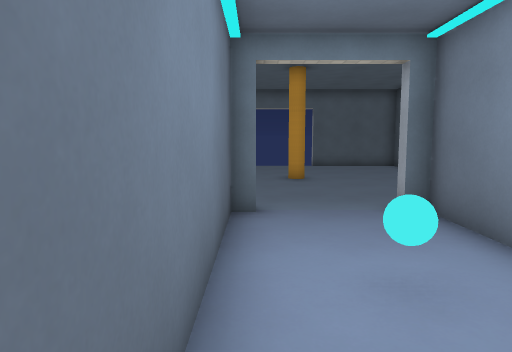
View 1 (above)

15 first-person views from a walk through a 3-D level made in the Godot game engine. The camera is 1.5 m above the floor, tilts 6° down and sees 70° across. The floor is counted in squares, 1 m on a side. Each view is taken from the middle of a square. On the plan, view 1 faces up. The plan holds only what a view shows up to about 16 squares ahead; the rest is blank. Characters and animated objects are left out. Surface patterns are stand-ins for the level's own textures.

View 2
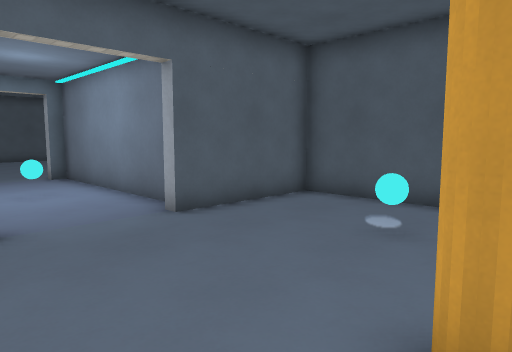

View 3
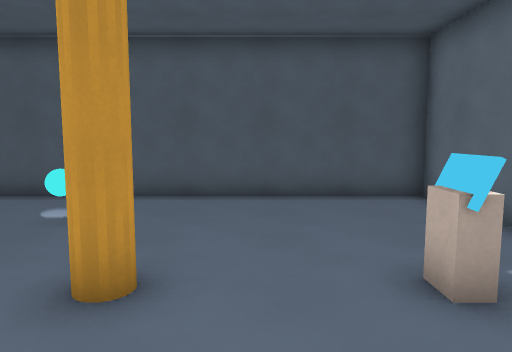

View 4
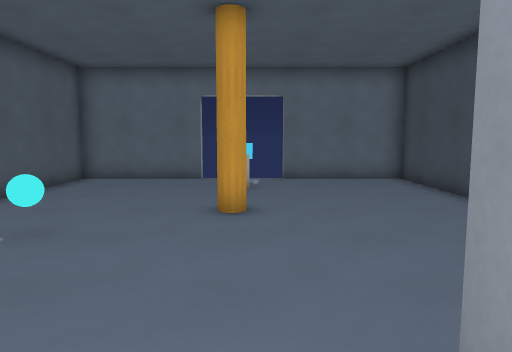

View 5
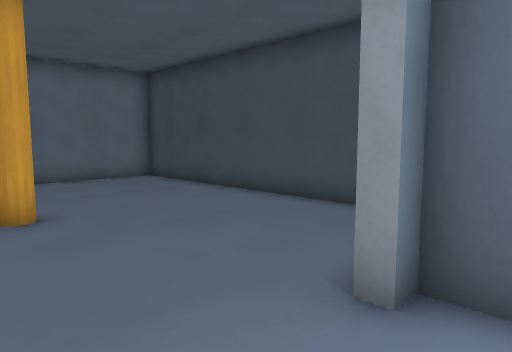

View 6
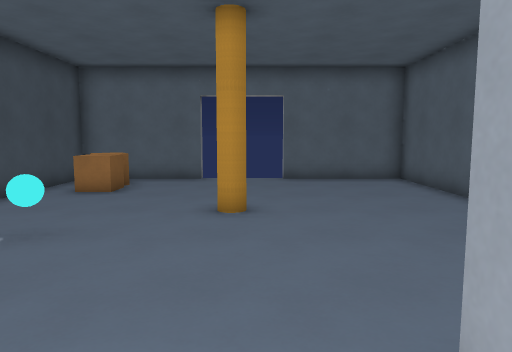

View 7
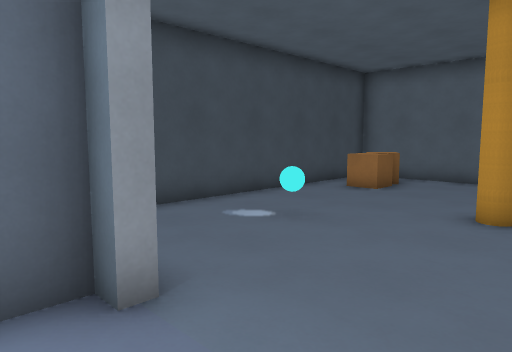

View 8
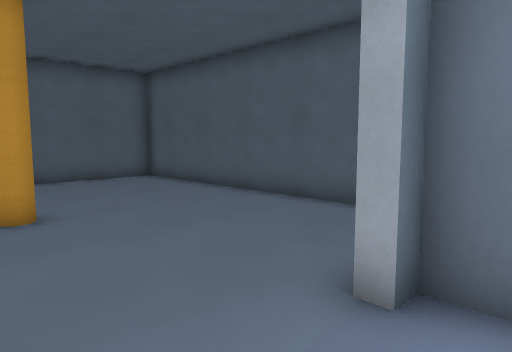

View 9
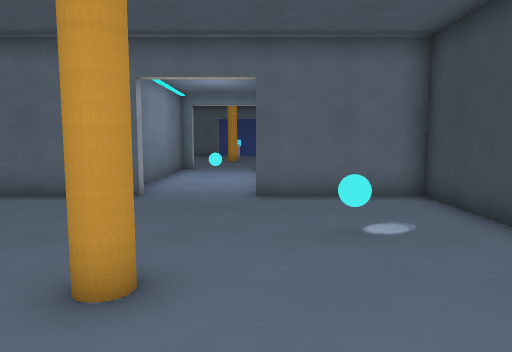

View 10
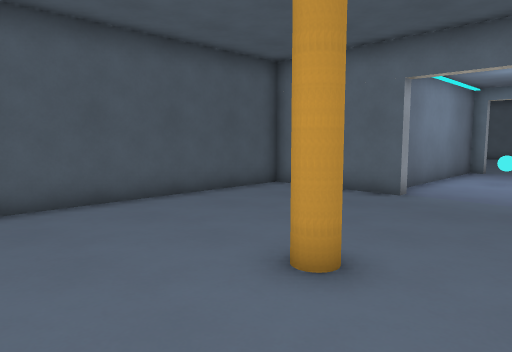

View 11
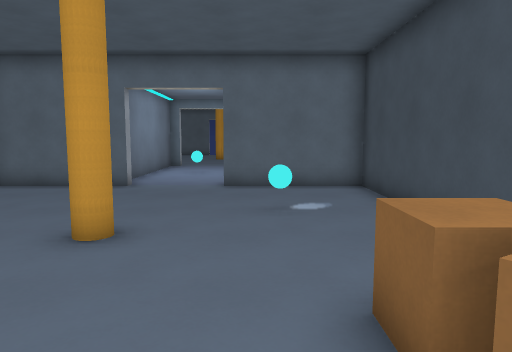

View 12
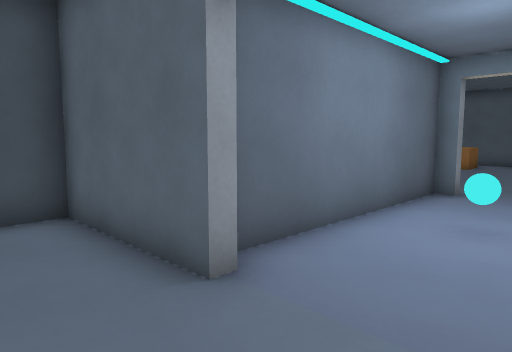

View 13
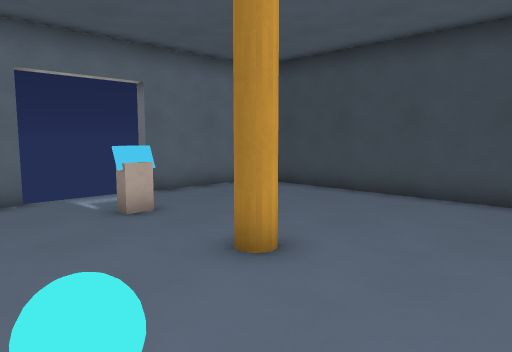

View 14
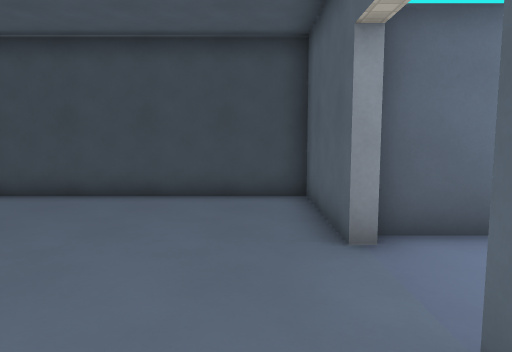

View 15
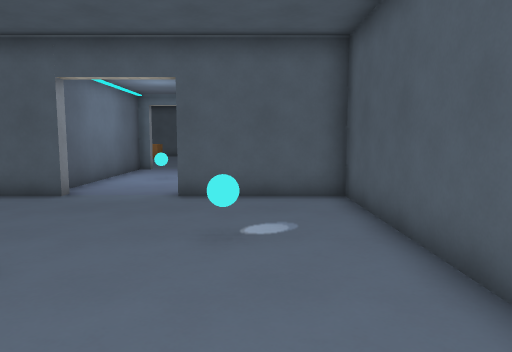

### Floor plan
Ten units are one square. View 1 is at (0, 0); x grows to the right and y downward. Boxes are objects, and circles mark ways between rooms. Rooms are numbered by the first view taken in them; rooms with no view inside come last. Other rooms are left out.
<svg viewBox="-48 -205 126 340">
<path fill="none" stroke="#000" d="M30 128 30 123 73 123 73 7 30 7 30 3 35 3 35 -73 30 -73M0 -77 0 -73 -5 -73 -5 3 0 3 0 7 -43 7 -43 123 0 123 0 128M0 -198 0 -193 -43 -193 -43 -77 0 -77M30 -73 30 -77 73 -77 73 -193 30 -193"/>
<rect x="5" y="95" width="20" height="10" fill="#bbb"><title>other object</title></rect>
<rect x="5" y="55" width="20" height="20" fill="#bbb"><title>pillar</title></rect>
<rect x="15" y="-35" width="10" height="10" fill="#bbb"><title>other object</title></rect>
<rect x="45" y="45" width="10" height="10" fill="#bbb"><title>other object</title></rect>
<rect x="-35" y="-185" width="20" height="30" fill="#bbb"><title>crate</title></rect>
<rect x="-15" y="-115" width="10" height="10" fill="#bbb"><title>other object</title></rect>
<rect x="5" y="-145" width="20" height="20" fill="#bbb"><title>pillar</title></rect>
<circle cx="20" cy="-70" r="3" fill="#2a7"/>
<text x="20" y="50">1</text>
<text x="10" y="-140">2</text>
</svg>
Room 1 opens to room 2.

Where each view was taken, in squares from view 1:
view 1: 0 up, 0 right, facing up
view 2: 7 down, 1 left, facing up-right
view 3: 8 down, 2 left, facing right
view 4: 1 up, 1 right, facing down
view 5: 1 up, 3 right, facing down-left
view 6: 6 up, 2 right, facing up
view 7: 6 up, 3 right, facing up-left
view 8: 6 up, 0 right, facing up-right
view 9: 17 up, 0 right, facing down
view 10: 17 up, 1 left, facing down-right
view 11: 19 up, 1 left, facing down
view 12: 3 down, 3 right, facing up-left
view 13: 3 down, 5 right, facing down-left
view 14: 2 down, 5 right, facing left
view 15: 10 down, 5 right, facing up
